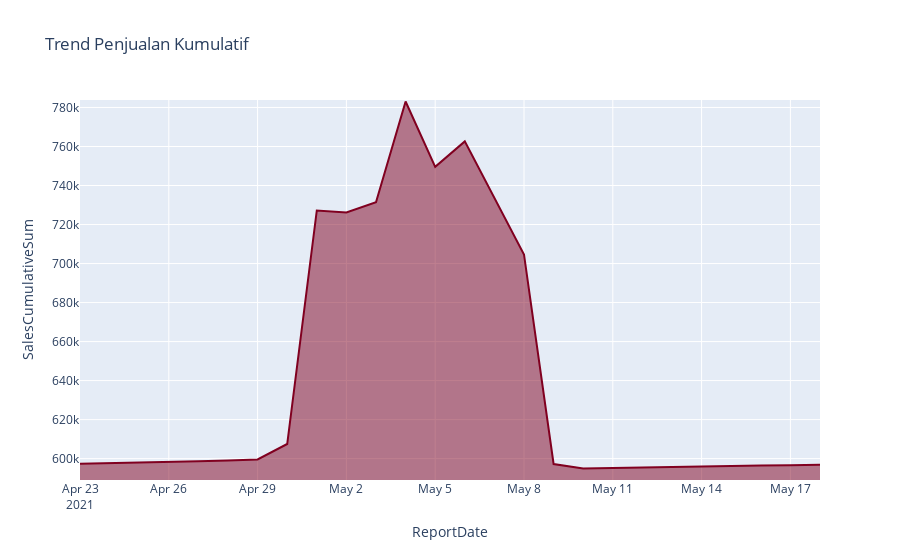

The notebook cell this image was saved under:
### Markdown cell above
### Data sebelum dibersihkan

### Code cell
# data kotor kumulatif

cmltv = df_kotor.groupby('ReportDate')['SalesCumulativeSum'].sum().reset_index()
fig = px.line(cmltv, x='ReportDate', y='SalesCumulativeSum', title='Trend Penjualan Kumulatif')
fig.update_traces(line=dict(color='#800020'),  fill='tozeroy')

# Mengatur sumbu y agar tidak dimulai dari 0
y_min = cmltv['SalesCumulativeSum'].min() * 0.99
y_max = cmltv['SalesCumulativeSum'].max() * 1.001 
fig.update_yaxes(range=[y_min, y_max])
fig.show()

### Figure 1 — Plotly figure (JSON) as saved in the notebook; plotly's stock layout.template omitted (floating-point values rounded to 4 significant figures)
{"data": [{"fill": "tozeroy", "hovertemplate": "ReportDate=%{x}<br>SalesCumulativeSum=%{y}<extra></extra>", "legendgroup": "", "line": {"color": "#800020", "dash": "solid"}, "marker": {"symbol": "circle"}, "mode": "lines", "name": "", "orientation": "v", "showlegend": false, "type": "scatter", "x": ["2021-04-23T00:00:00", "2021-04-24T00:00:00", "2021-04-25T00:00:00", "2021-04-26T00:00:00", "2021-04-27T00:00:00", "2021-04-28T00:00:00", "2021-04-29T00:00:00", "2021-04-30T00:00:00", "2021-05-01T00:00:00", "2021-05-02T00:00:00", "2021-05-03T00:00:00", "2021-05-04T00:00:00", "2021-05-05T00:00:00", "2021-05-06T00:00:00", "2021-05-08T00:00:00", "2021-05-09T00:00:00", "2021-05-10T00:00:00", "2021-05-11T00:00:00", "2021-05-13T00:00:00", "2021-05-14T00:00:00", "2021-05-15T00:00:00", "2021-05-16T00:00:00", "2021-05-17T00:00:00", "2021-05-18T00:00:00"], "xaxis": "x", "y": [597434, 597649, 597838, 598091, 598650, 599036, 599543, 607488, 727214, 726163, 731412, 783052, 749554, 762624, 704652, 597245, 594991, 595157, 595791, 596013, 596117, 596439, 596573, 596861], "yaxis": "y"}], "layout": {"autosize": true, "legend": {"tracegroupgap": 0}, "title": {"text": "Trend Penjualan Kumulatif"}, "xaxis": {"anchor": "y", "autorange": true, "domain": [0, 1], "range": ["2021-04-23", "2021-05-18"], "title": {"text": "ReportDate"}, "type": "date"}, "yaxis": {"anchor": "x", "domain": [0, 1], "range": [589000.0, 783800.0], "title": {"text": "SalesCumulativeSum"}, "type": "linear"}}}
